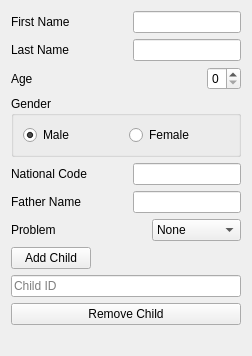
      <widget class="QWidget" name="tab_4">
       <attribute name="title">
        <string>Add Child</string>
       </attribute>
       <layout class="QVBoxLayout" name="verticalLayout_12">
        <item>
         <layout class="QVBoxLayout" name="verticalLayout_18">
          <item>
           <layout class="QVBoxLayout" name="verticalLayout_19">
            <item>
             <layout class="QVBoxLayout" name="verticalLayout_20">
              <item>
               <layout class="QVBoxLayout" name="verticalLayout_21">
                <item>
                 <layout class="QVBoxLayout" name="verticalLayout_22">
                  <item>
                   <layout class="QHBoxLayout" name="horizontalLayout_34">
                    <item>
                     <widget class="QLabel" name="label_21">
                      <property name="text">
                       <string>First Name</string>
                      </property>
                     </widget>
                    </item>
                    <item>
                     <spacer name="horizontalSpacer_2">
                      <property name="orientation">
                       <enum>Qt::Horizontal</enum>
                      </property>
                      <property name="sizeHint" stdset="0">
                       <size>
                        <width>40</width>
                        <height>20</height>
                       </size>
                      </property>
                     </spacer>
                    </item>
                    <item>
                     <widget class="QLineEdit" name="lineCFname"/>
                    </item>
                   </layout>
                  </item>
                  <item>
                   <layout class="QHBoxLayout" name="horizontalLayout_36">
                    <item>
                     <widget class="QLabel" name="label_22">
                      <property name="text">
                       <string>Last Name</string>
                      </property>
                     </widget>
                    </item>
                    <item>
                     <spacer name="horizontalSpacer_3">
                      <property name="orientation">
                       <enum>Qt::Horizontal</enum>
                      </property>
                      <property name="sizeHint" stdset="0">
                       <size>
                        <width>40</width>
                        <height>20</height>
                       </size>
                      </property>
                     </spacer>
                    </item>
                    <item>
                     <widget class="QLineEdit" name="lineCLname"/>
                    </item>
                   </layout>
                  </item>
                  <item>
                   <layout class="QHBoxLayout" name="horizontalLayout_37">
                    <item>
                     <widget class="QLabel" name="label_23">
                      <property name="text">
                       <string>Age</string>
                      </property>
                     </widget>
                    </item>
                    <item>
                     <spacer name="horizontalSpacer_9">
                      <property name="orientation">
                       <enum>Qt::Horizontal</enum>
                      </property>
                      <property name="sizeHint" stdset="0">
                       <size>
                        <width>40</width>
                        <height>20</height>
                       </size>
                      </property>
                     </spacer>
                    </item>
                    <item>
                     <widget class="QSpinBox" name="sbxAgeC">
                      <property name="maximum">
                       <number>5</number>
                      </property>
                     </widget>
                    </item>
                   </layout>
                  </item>
                  <item>
                   <layout class="QHBoxLayout" name="horizontalLayout_10"/>
                  </item>
                  <item>
                   <widget class="QGroupBox" name="groupBox_5">
                    <property name="title">
                     <string>Gender</string>
                    </property>
                    <layout class="QHBoxLayout" name="horizontalLayout_40">
                     <item>
                      <widget class="QRadioButton" name="radioMaleC">
                       <property name="text">
                        <string>Male</string>
                       </property>
                       <property name="checked">
                        <bool>true</bool>
                       </property>
                      </widget>
                     </item>
                     <item>
                      <widget class="QRadioButton" name="radioFemaleC">
                       <property name="text">
                        <string>Female</string>
                       </property>
                      </widget>
                     </item>
                    </layout>
                   </widget>
                  </item>
                  <item>
                   <layout class="QHBoxLayout" name="horizontalLayout_41">
                    <item>
                     <widget class="QLabel" name="label_24">
                      <property name="text">
                       <string>National Code</string>
                      </property>
                     </widget>
                    </item>
                    <item>
                     <spacer name="horizontalSpacer_6">
                      <property name="orientation">
                       <enum>Qt::Horizontal</enum>
                      </property>
                      <property name="sizeHint" stdset="0">
                       <size>
                        <width>40</width>
                        <height>20</height>
                       </size>
                      </property>
                     </spacer>
                    </item>
                    <item>
                     <widget class="QLineEdit" name="lineNationalCodeC"/>
                    </item>
                   </layout>
                  </item>
                 </layout>
                </item>
               </layout>
              </item>
             </layout>
            </item>
            <item>
             <layout class="QHBoxLayout" name="horizontalLayout_9">
              <item>
               <widget class="QLabel" name="label_7">
                <property name="text">
                 <string>Father Name </string>
                </property>
               </widget>
              </item>
              <item>
               <spacer name="horizontalSpacer_7">
                <property name="orientation">
                 <enum>Qt::Horizontal</enum>
                </property>
                <property name="sizeHint" stdset="0">
                 <size>
                  <width>40</width>
                  <height>20</height>
                 </size>
                </property>
               </spacer>
              </item>
              <item>
               <widget class="QLineEdit" name="lineFatherName"/>
              </item>
             </layout>
            </item>
            <item>
             <layout class="QHBoxLayout" name="horizontalLayout_11">
              <item>
               <widget class="QLabel" name="label_8">
                <property name="text">
                 <string>Problem</string>
                </property>
               </widget>
              </item>
              <item>
               <spacer name="horizontalSpacer_10">
                <property name="orientation">
                 <enum>Qt::Horizontal</enum>
                </property>
                <property name="sizeHint" stdset="0">
                 <size>
                  <width>40</width>
                  <height>20</height>
                 </size>
                </property>
               </spacer>
              </item>
              <item>
               <widget class="QComboBox" name="cbxProblem">
                <item>
                 <property name="text">
                  <string>None</string>
                 </property>
                </item>
                <item>
                 <property name="text">
                  <string>Maim</string>
                 </property>
                </item>
                <item>
                 <property name="text">
                  <string>Eye</string>
                 </property>
                </item>
                <item>
                 <property name="text">
                  <string>Cancer</string>
                 </property>
                </item>
                <item>
                 <property name="text">
                  <string>Pulmonary</string>
                 </property>
                </item>
               </widget>
              </item>
             </layout>
            </item>
            <item>
             <layout class="QHBoxLayout" name="horizontalLayout_42">
              <item>
               <widget class="QPushButton" name="PbnCreateChild">
                <property name="text">
                 <string>Add Child</string>
                </property>
               </widget>
              </item>
              <item>
               <spacer name="horizontalSpacer_5">
                <property name="orientation">
                 <enum>Qt::Horizontal</enum>
                </property>
                <property name="sizeHint" stdset="0">
                 <size>
                  <width>40</width>
                  <height>20</height>
                 </size>
                </property>
               </spacer>
              </item>
             </layout>
            </item>
           </layout>
          </item>
          <item>
           <widget class="QLineEdit" name="lineRmChild">
            <property name="placeholderText">
             <string>Child ID</string>
            </property>
           </widget>
          </item>
          <item>
           <widget class="QPushButton" name="PbnRemoveChild">
            <property name="text">
             <string>Remove Child</string>
            </property>
           </widget>
          </item>
         </layout>
        </item>
        <item>
         <widget class="QLabel" name="errorLabelC">
          <property name="text">
           <string/>
          </property>
         </widget>
        </item>
       </layout>
      </widget>
